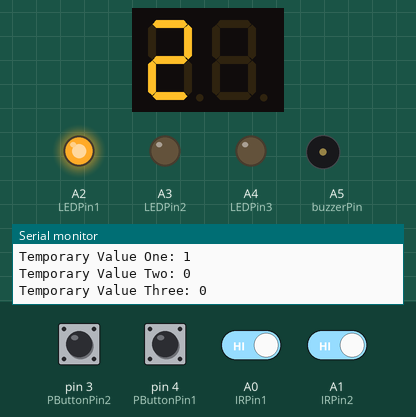
The sketch below on a simulated Arduino Uno, built with avr-gcc and run on an emulated ATmega328P. Parts: 2-digit seven-segment display, output pins drawn as LEDs (lit = HIGH), buzzer (waves = sounding), the last lines printed to the serial monitor. The test bench sets the inputs (shaded band); at power-on: A0 (IRPin1), A1 (IRPin2), pin 3 (PButtonPin2), pin 4 (PButtonPin1) HIGH.

Above: at 4.5 s.
4.6 s: A0 (IRPin1) driven LOW
At 5.4 s:
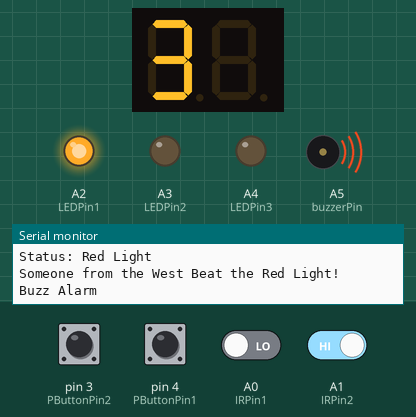
8.9 s: A1 (IRPin2) driven LOW
13.2 s: A1 (IRPin2) driven HIGH
17.5 s: A0 (IRPin1) driven HIGH
At 42.6 s:
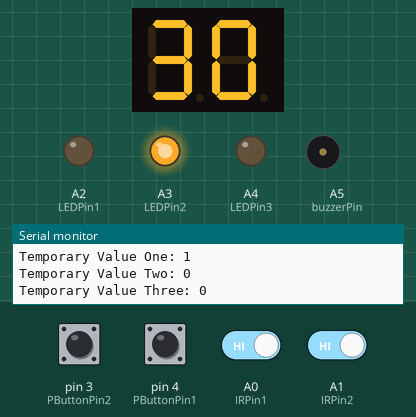
Timing chart, 0 to 43.3 s (numbered marks = the images above; inputs shaded):
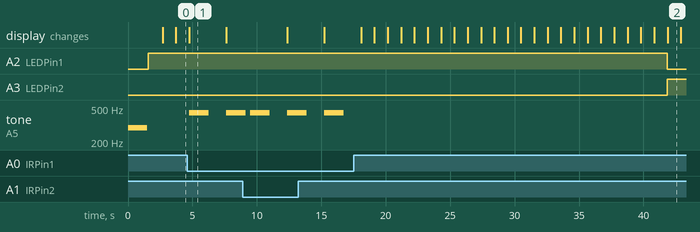

The sketch:

traffic-light-system.ino
```cpp
#include <SevSeg.h> //library for seven segment display

SevSeg SevenSegDisplay;

  const int digit1 = 5; //Digit 1 of the Seven Segment Display is to connected to Digital Pin 3 of the Arduino
  const int digit2 = 6; //Digit 2 of the Seven Segment Display is to connected to Digital Pin 4 of the Arduino
  const int digit3 = 2; //Digit 3 of the Seven Segment Display is to connected to Digital Pin 2 of the Arduino.
  const int digit4 = 2; //Digit 4 of the Seven Segment Display is to connected to Digital Pin 2 of the Arduino.
  const int segmentA = 7; //Segment A of the Seven Segment Display is to connected to Digital Pin 7 of the Arduino
  const int segmentB = 8; //Segment B of the Seven Segment Display is to connected to Digital Pin 8 of the Arduino
  const int segmentC = 9; //Segment C of the Seven Segment Display is to connected to Digital Pin 9 of the Arduino
  const int segmentD = 10; //Segment D of the Seven Segment Display is to connected to Digital Pin 10 of the Arduino
  const int segmentE = 11; //Segment E of the Seven Segment Display is to connected to Digital Pin 11 of the Arduino
  const int segmentF = 12; //Segment F of the Seven Segment Display is to connected to Digital Pin 12 of the Arduino
  const int segmentG = 13; //Segment G of the Seven Segment Display is to connected to Digital Pin 13 of the Arduino
  const int segmentDP= 2; //Segment Decimal Point of the Seven Segment Display is to connected to Digital Pin 2 of the Arduino

  const int IRPin1 = A0; //IR Sensor for Opening Lid connected to Analog Pin 0
  const int IRPin2 = A1; //IR Sensor for Closing Lid connected to Analog Pin 1

  const int PButtonPin1 = 4; //The push button 1 is connected to Digital Pin 4
  const int PButtonPin2 = 3; //The push button 2 is connected to Digital Pin 3

  const int LEDPin1=A2; //Anode side of LED connected to Analog pin 2
  const int LEDPin2=A3; //Anode side of LED connected to Analog pin 3
  const int LEDPin3=A4; //Anode side of LED connected to Analog pin 4

  const int buzzerPin = A5; //Piezo buzzer's signal pin will be connected to Analog Pin 5

  const int a = 440; //Variable for note a (sound produced by the buzzer)
  const int f = 349; //Variable for note f (sound produced by the buzzer)
  const int d = 294; //Variable for note d (sound produced by the buzzer)

int PButtonState1 = 0;         // Declaration of the variable for the current state of the Push Button
int lastPButtonState1 = 0;     // Declaration of the variable for the previous state of the Push Button
int PButtonState2 = 0;         // Declaration of the variable for the current state of the Push Button
int lastPButtonState2 = 0;     // Declaration of the variable for the previous state of the Push Button

int counterOne= 0; //Declaration of counter variable
int temporaryValOne = 0; //Declaration of temporaryValOne
int counterTwo = 0; //Declaration of counter variable
int temporaryValTwo = 0; //Declaration of temporaryValTwo
int counterThree= 0; //Declaration of counter variable
int temporaryValThree = 0; //Declaration of temporaryValThree

unsigned long timer; // variable for counting
int deciSecond = 0; // Variable of the value to be displayed in the Seven Segment Display


void setup() {

  Serial.begin(9600); //Serial Monitor

  pinMode(segmentA, OUTPUT);  //A in the 4-Digit Seven Segment Display set as Output source
  pinMode(segmentB, OUTPUT);  //B in the 4-Digit Seven Segment Display set as Output source
  pinMode(segmentC, OUTPUT);  //C in the 4-Digit Seven Segment Display set as Output source
  pinMode(segmentD, OUTPUT);  //D in the 4-Digit Seven Segment Display set as Output source
  pinMode(segmentE, OUTPUT);  //E in the 4-Digit Seven Segment Display set as Output source
  pinMode(segmentF, OUTPUT);  //F in the 4-Digit Seven Segment Display set as Output source
  pinMode(segmentG, OUTPUT);  //G in the 4-Digit Seven Segment Display set as Output source
  pinMode(segmentDP, OUTPUT); // Decimal Point in the 4-Digit Seven Segment Display set as Output source

  pinMode(LEDPin1, OUTPUT); //LED 1 set as output source
  pinMode(LEDPin2, OUTPUT); //LED 2 set as output source
  pinMode(LEDPin3, OUTPUT); //LED 3 set as output source

  pinMode(buzzerPin, OUTPUT); //Buzzer set as output source

  pinMode(PButtonPin1, INPUT_PULLUP); //Push button set as Input Source
  pinMode(PButtonPin2, INPUT_PULLUP); //Push button set as Input Source

  pinMode(IRPin1, INPUT); //IR 1 set as Input Source
  pinMode(IRPin2, INPUT); //IR 2 set as Input Source

  int displayType = COMMON_CATHODE; // The type of display used
  int numberOfDigits = 2;  // The number of digits to be displayed in the Seven Segment Display

  SevenSegDisplay.Begin(displayType, numberOfDigits, digit1, digit2, digit3, digit4, segmentA, segmentB, segmentC, segmentD, segmentE, segmentF, segmentG, segmentDP); //Setup of Seven Segment Display
  SevenSegDisplay.SetBrightness(100); //Set the brightness of the Seven Segment Display

  timer = millis(); //Returns the number of milliseconds passed since the Arduino board began running the current program

  deciSecond == 0;
}

void loop() {

   char tempString[4]; //Number of Characters to be Displayed
   sprintf(tempString, "%d", deciSecond); //Print n characters of deciSecond (n=tempString)
   SevenSegDisplay.DisplayString(tempString, 0); // Display deciSecond in Seven Segment Display

   PButtonState1 = digitalRead(PButtonPin1); //POButtonState = Digital Data read from Push Button 1
   PButtonState2 = digitalRead(PButtonPin2); //POButtonState = Digital Data read from Push Button 2


   if (deciSecond <= 0) {
    deciSecond = 0; //Set deciSecond = 0
    soundStop(); //Go to SoundStop
    digitalWrite(LEDPin1, HIGH); // Turn on Red LED
    digitalWrite(LEDPin2, LOW); // Turn off Yellow LED
    counterOne++; //Increment Counter
    delay(100); //Delay 100ms
   }

   if (deciSecond >= 60) {
    deciSecond = 60; //Set deciSecond = 60
    soundGo(); //Go to SoundGo
    digitalWrite(LEDPin3, HIGH); // Turn on Green LED
    digitalWrite(LEDPin2, LOW); // Turn on Yellow LED
    counterOne++; //Increment Counter
    delay(100); //Delay 100ms
   }

   temporaryValOne = counterOne % 2; //TemporaryVal = the remainder of counter/2 (modulo)
   temporaryValTwo = counterTwo % 2; //TemporaryVal = the remainder of counter/2 (modulo)
   temporaryValThree = counterThree % 2; //TemporaryVal = the remainder of counter/2 (modulo)

   if (temporaryValOne == 0) {
    Serial.print("Status: ");
    Serial.println("Green Light"); //Print "Status: Green Light" in Serial Monitor
    digitalWrite(LEDPin1, LOW); // Turn off Red LED
    deciSecond--; //Decrement value displayed on SSD
    Serial.print("Temporary Value One: ");
    Serial.println(temporaryValOne); //Print temporaryValOne
    Serial.print("Temporary Value Two: ");
    Serial.println(temporaryValTwo); //Print temporaryValTwo
    Serial.print("Temporary Value Three: ");
    Serial.println(temporaryValThree); //Print temporaryValThree
    delay(1000); //Delay 1000ms

    if (deciSecond <= 30){
      digitalWrite(LEDPin3, LOW); // Turn off Green LED
      digitalWrite(LEDPin2, HIGH); // Turn on Yellow LED
    }

    if (temporaryValTwo == 0){
      PushButton1(); //Go to PushButton1
    }

    if (temporaryValThree == 0){
      PushButton2(); //Go to PushButton2
    }
   }

   if (temporaryValOne == 1) {
    Serial.print("Status: ");
    Serial.println("Red Light"); //Print "Status: Red Light" on Serial Monitor
    digitalWrite(LEDPin3, LOW); // Turn off Green LED
    deciSecond++; //Increment value displayed on SSD
    counterTwo = 0; //Set counter = 0
    counterThree = 0; //Set counter = 0
    IR_West(); //Go to IR_West
    IR_East(); //Go to IR_East
    Serial.print("Temporary Value One: ");
    Serial.println(temporaryValOne); //Print temporaryValOne
    Serial.print("Temporary Value Two: ");
    Serial.println(temporaryValTwo); //Print temporaryValTwo
    Serial.print("Temporary Value Three: ");
    Serial.println(temporaryValThree); //Print temporaryValThree
    delay(1000); //Delay 1000ms
    if (deciSecond >= 30){
      digitalWrite(LEDPin1, LOW); // Turn off Red LED
      digitalWrite(LEDPin2, HIGH); // Turn on Yellow LED
    }
   }

}


void PushButton1() {
  if (PButtonState1 != lastPButtonState1) { //If Current State of the Push button is not equal to Previous State
    if (PButtonState1 == HIGH) { //If Push button is Pressed
      Serial.println("Button 1 Pressed"); //Print "Button 1 Pressed" on Serial Monitor
      deciSecond = deciSecond - 15; //Subtract 15 from value displayed on SSD
      counterTwo++; //Increment Counter
      delay(500); //Delay 100ms
    }
  }
  lastPButtonState1 = PButtonState1;   // Save the current state as the last state, for next time through the loop
}

void PushButton2() {
  if (PButtonState2 != lastPButtonState2) { //If Current State of the Push button is not equal to Previous State
    if (PButtonState2 == HIGH) { //If Push button is Pressed
      Serial.println("Button 2 Pressed"); //Print "Button 2 Pressed" on Serial Monitor
      deciSecond = deciSecond - 30;  //Subtract 30 from value displayed on SSD
      counterThree++; //Increment Counter
      delay(500); //Delay 500ms
    }
  }
  lastPButtonState2 = PButtonState2;   // Save the current state as the last state, for next time through the loop
}


void IR_West() {
  if(digitalRead (IRPin1) == LOW){ //If IR Sensor 1 detects an object
    Serial.println("Someone from the West Beat the Red Light!"); //Print "Someone from the West Beat the Red Light!" in Serial Monitor
    soundAlarm(); //Go to SoundAlarm
    delay (300); //Delay 300ms
  }
}

void IR_East() {
  if(digitalRead (IRPin2) == LOW){ //If IR Sensor 2 detects an object
  Serial.println("Someone from the East Beat the Red Light!"); //Print "Someone from the East Beat the Red Light!" in Serial Monitor
  soundAlarm(); //Go to SoundAlarm
  delay (300); //Delay 300ms
  }
}

void beep(int note, int duration){ //Function for setting note and duration of the Beep
  tone(buzzerPin, note, duration);   //Play tone on Buzzer
  delay(50); //Delay 50ms
}

void soundAlarm() {//Function for producing sounds on the Piezo Buzzer
    Serial.println("Buzz Alarm");
    beep(a, 1500); //Produces note a on Piezo Buzzer for 1500ms
    delay(1500);  // Delay 1500ms
}

void soundGo() {//Function for producing sounds on the Piezo Buzzer
    Serial.println("Buzz Go");
    beep(f, 1500); //Produces note a on Piezo Buzzer for 1500ms
    delay(1500);  // Delay 1500ms
}

void soundStop() {//Function for producing sounds on the Piezo Buzzer
    Serial.println("Buzz Stop");
    beep(d, 1500); //Produces note a on Piezo Buzzer for 1500ms
    delay(1500);  // Delay 1500ms
}
```

Measured:
- after the input at 4.6 s, tone on A5 (buzzerPin): silent → 440 Hz after 0.16 s, → silent 1.5 s later, → 440 Hz 1.4 s later
- after the input at 17.5 s, A2 (LEDPin1): HIGH → LOW after 24.4 s; A3 (LEDPin2): LOW → HIGH after 24.4 s; tone on A5 (buzzerPin): stops changing and stays silent
- what the display in image 1 shows lasts 2.8 s, from 4.8 s to 7.6 s
- what the display in image 2 shows lasts 1.0 s, from 41.9 s to 42.9 s
